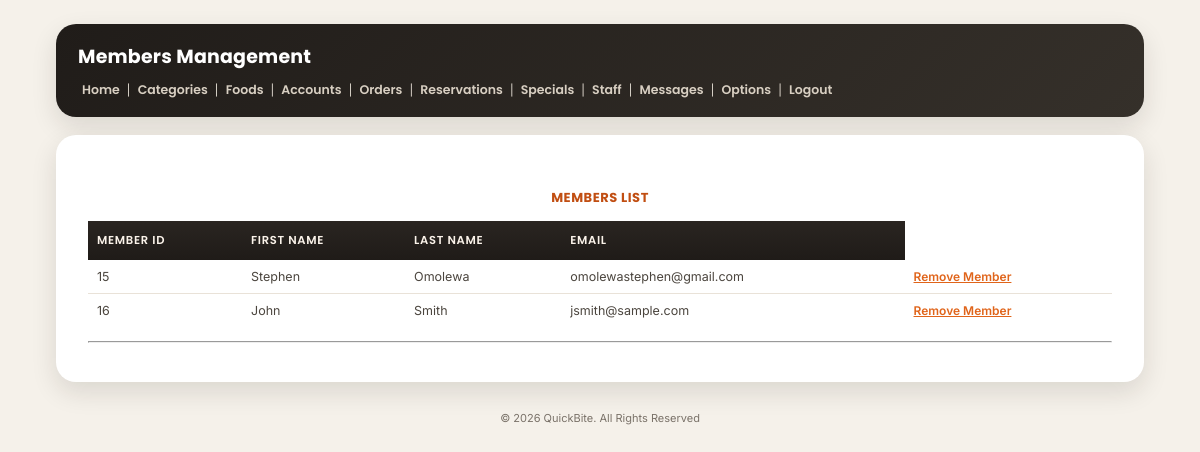
/admin/accounts.php (signed in), run on the app's committed database.
### tables this page shows
CREATE TABLE `members` (
  `member_id` int(11) UNSIGNED NOT NULL,
  `firstname` varchar(100) DEFAULT NULL,
  `lastname` varchar(100) DEFAULT NULL,
  `login` varchar(100) NOT NULL DEFAULT '',
  `passwd` varchar(32) NOT NULL DEFAULT '',
  `question_id` int(5) NOT NULL,
  `answer` varchar(45) NOT NULL
);

### admin/accounts.php (the view, shortened to what this page needs)
<?php
	$conn = mysqli_connect(DB_HOST, DB_USER, DB_PASSWORD,DB_DATABASE);
$result=mysqli_query($conn,"SELECT * FROM members")
or die("There are no records to display ... \n" . mysqli_error());
?>
<!DOCTYPE html PUBLIC "-//W3C//DTD XHTML 1.0 Transitional//EN" "http://www.w3.org/TR/xhtml1/DTD/xhtml1-transitional.dtd">
<html xmlns="http://www.w3.org/1999/xhtml">
<head>
<link href="stylesheets/admin_styles.css" rel="stylesheet" type="text/css" />
<link href="stylesheets/custom-design.css" rel="stylesheet" type="text/css">
</head>
<body>
<div id="page">
<div id="header">
<h1>Members Management </h1>
<a href="index.php">Home</a> | <a href="categories.php">Categories</a> | <a href="foods.php">Foods</a> | <a href="accounts.php">Accounts</a> | <a href="orders.php">Orders</a> | <a href="reservations.php">Reservations</a> | <a href="specials.php">Specials</a> | <a href="allocation.php">Staff</a> | <a href="messages.php">Messages</a> | <a href="options.php">Options</a> | <a href="logout.php">Logout</a>
</div>
<div id="container">
<table border="0" width="620" align="center">
<CAPTION><h3>MEMBERS LIST</h3></CAPTION>
<tr>
<th>Member ID</th>
<th>First Name</th>
<th>Last Name</th>
<th>Email</th>
</tr>
<?php
while ($row=mysqli_fetch_array($result)){
echo "<tr>";
echo "<td>" . $row['member_id']."</td>";
echo "<td>" . $row['firstname']."</td>";
echo "<td>" . $row['lastname']."</td>";
echo "<td>" . $row['login']."</td>";
echo '<td><a href="delete-member.php?id=' . $row['member_id'] . '">Remove Member</a></td>';
echo "</tr>";
}
?>
</table>
<hr>
</div>
<?php include 'footer.php'; ?>
</div>
</body>
</html>

### admin/stylesheets/admin_styles.css (style rules this page uses)
body { font: 11px Verdana, Arial, Helvetica, sans-serif; color: #666666; margin: 0px; padding: 20px 10px 0px; background:#bd6f2f url(../base-bg.gif) repeat-x top; }
h1 { color: #bd6f2f; margin: 0px 0px 5px; padding: 0px 0px 3px; font: bold 18px Verdana, Arial, Helvetica, sans-serif; border-bottom: 1px dashed red; text-align:center; }
h3 { color:red; }
a { color: #2D3954; font-size: 11px; }
th { font-weight: bold; text-align: left; }
#page { width:1000px; margin:0 auto; margin-top:50px; padding-top:0px; background: beige; height:auto; }
#header { text-align:center; background:#f9dec7; }
#container { border:#bd6f2f solid 1px; padding:4px 6px 2px 6px; width:970px; margin:0 auto; background:#fff6f3; font-size:12px; text-align:justify; margin-top:20px; }

### admin/stylesheets/custom-design.css (style rules this page uses)
:root { --brand-50: #fff4ed; --brand-100: #ffe4d3; --brand-500: #ef7f2a; --brand-600: #e0641a; --brand-700: #c14e12; --accent: #ffb703; --ink-900: #221f1c; --ink-700: #4b453e; --ink-500: #7a7269; --line: #e9e2d8; --paper: #ffffff; --canvas: #f5f1ea; --sidebar: #201c19; --success: #1e8e5a; --success-bg: #e8f7ef; --danger: #d8342a; --danger-bg: #fdeceb; --radius-sm: 8px; --radius-md: 14px; --radius-lg: 20px; --shadow-sm: 0 1px 2px rgba(30,25,20,.08); --shadow-md: 0 10px 26px rgba(30,25,20,.12); --font-body: 'Inter', -apple-system, BlinkMacSystemFont, 'Segoe UI', Verdana, sans-serif; --font-head: 'Poppins', 'Inter', sans-serif; }
* { box-sizing: border-box; }
body { background: var(--canvas) !important; font-family: var(--font-body) !important; color: var(--ink-700) !important; padding: 0 !important; }
#page { width: 100% !important; max-width: 1120px !important; margin: 0 auto !important; margin-top: 24px !important; padding: 0 16px 40px !important; background: transparent !important; height: auto !important; }
#header { text-align: left !important; background: linear-gradient(135deg, var(--sidebar), #35302a) !important; border-radius: var(--radius-lg) !important; box-shadow: var(--shadow-md); padding: 18px 22px !important; color: #f3ece2; animation: fadeInUp .35s ease both; }
#header h1 { font-family: var(--font-head) !important; font-weight: 700 !important; font-size: 19px !important; color: #ffffff !important; text-align: left !important; border-bottom: none !important; margin: 0 0 10px !important; padding: 0 !important; letter-spacing: .2px; }
#header a { color: #d8cfc2 !important; font-family: var(--font-head) !important; font-size: 12.5px !important; font-weight: 600; text-decoration: none !important; padding: 6px 4px; border-radius: var(--radius-sm); transition: color .15s ease, background-color .15s ease; }
#container { width: 100% !important; max-width: 100% !important; margin: 18px auto 0 !important; background: var(--paper) !important; border: none !important; border-radius: var(--radius-lg) !important; box-shadow: var(--shadow-md); padding: 26px clamp(14px, 3vw, 32px) 32px !important; font-size: 13px !important; animation: fadeInUp .4s ease both; }
h1 { font-family: var(--font-head) !important; color: var(--ink-900) !important; font-weight: 700 !important; border-bottom: 2px solid var(--line) !important; padding-bottom: 10px !important; text-align: left !important; }
h3 { font-family: var(--font-head) !important; color: var(--brand-700) !important; font-weight: 700 !important; letter-spacing: .04em; text-transform: uppercase; font-size: 13px !important; }
a { color: var(--brand-600); }
table { border-collapse: separate !important; border-spacing: 0 !important; width: 100% !important; font-size: 12.5px !important; margin: 14px auto !important; }
th { background: linear-gradient(180deg,#2a2521,#1f1b18) !important; color: #fbf3ea !important; font-family: var(--font-head) !important; font-weight: 600 !important; font-size: 11.5px !important; text-transform: uppercase; letter-spacing: .06em; padding: 11px 9px !important; text-align: left !important; border: none !important; }
td { padding: 9px !important; border: none !important; border-bottom: 1px solid var(--line) !important; vertical-align: middle !important; }
tr:last-child td { border-bottom: none !important; }
td > a { font-weight: 600; font-size: 12px; }

### data on the page
members: member_id "15", firstname "Stephen", lastname "Omolewa", login "omolewastephen@gmail.com"
members: member_id "16", firstname "John", lastname "Smith", login "jsmith@sample.com"
